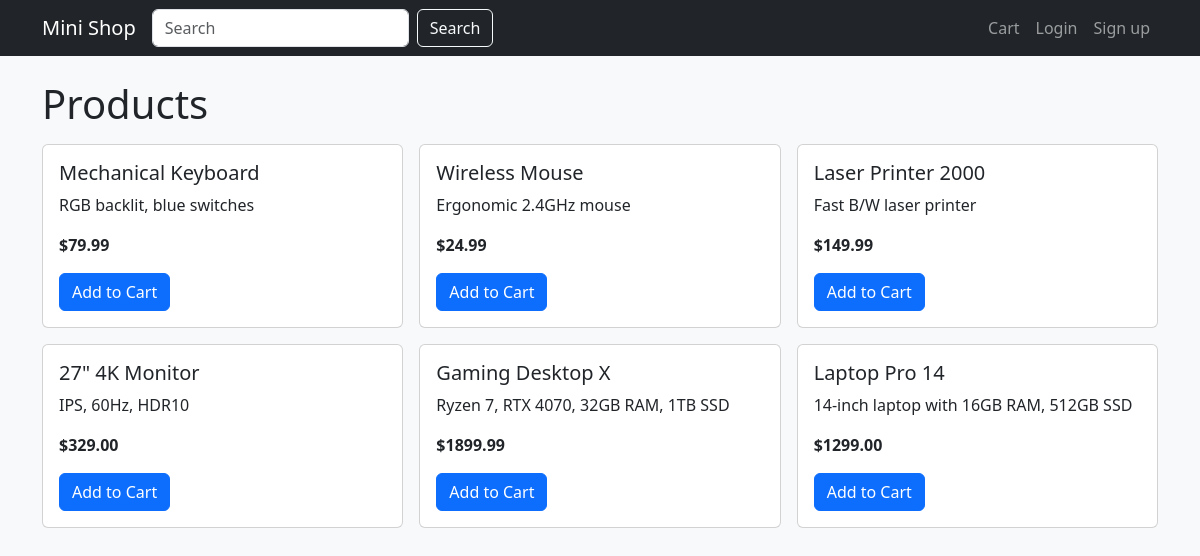
The page / on the database its author committed.
### tables this page shows
CREATE TABLE products (
            id INTEGER PRIMARY KEY AUTOINCREMENT,
            name TEXT NOT NULL,
            description TEXT,
            price REAL NOT NULL,
            stock INTEGER NOT NULL DEFAULT 0
        );

### app.py (the view)
@app.route("/")
def index():
    init_db_if_missing()
    q = request.args.get("q", "").strip()
    conn = get_db()
    if q:
        rows = conn.execute(
            "SELECT * FROM products WHERE name LIKE ? OR description LIKE ? ORDER BY id DESC",
            (f"%{q}%", f"%{q}%"),
        ).fetchall()
    else:
        rows = conn.execute("SELECT * FROM products ORDER BY id DESC").fetchall()
    return render_template("index.html", products=rows, q=q)

### app.py (called while the page is built)
def get_db():
    conn = sqlite3.connect(DB_PATH)
    conn.row_factory = sqlite3.Row
    return conn

def init_db_if_missing():
    if not DB_PATH.exists():
        from schema import create_schema, seed_data
        create_schema(DB_PATH)
        seed_data(DB_PATH)

### templates/index.html
{% extends "base.html" %}
{% block content %}
<h1 class="mb-3">Products</h1>
<div class="row g-3">
    {% for p in products %}
    <div class="col-md-4">
        <div class="card h-100">
            <div class="card-body">
                <h5 class="card-title">{{ p.name }}</h5>
                <p class="card-text">{{ p.description }}</p>
                <p class="card-text fw-bold">${{ '%.2f'|format(p.price) }}</p>
                <a href="{{ url_for('add_to_cart', pid=p.id) }}" class="btn btn-primary">Add to Cart</a>
            </div>
        </div>
    </div>
    {% endfor %}
</div>
{% endblock %}

### templates/base.html (shortened to what this page needs)
<!doctype html>
<html lang="en">
<head>
    <link href="https://cdn.jsdelivr.net/npm/bootstrap@5.3.3/dist/css/bootstrap.min.css" rel="stylesheet">
</head>
<body class="bg-light">
    <nav class="navbar navbar-expand-lg navbar-dark bg-dark mb-4">
        <div class="container">
            <a class="navbar-brand" href="{{ url_for('index') }}">Mini Shop</a>
            <form class="d-flex" role="search" action="{{ url_for('index') }}">
                <input class="form-control me-2" type="search" placeholder="Search" name="q" value="{{ q if q is defined else '' }}">
                <button class="btn btn-outline-light" type="submit">Search</button>
            </form>
            <ul class="navbar-nav ms-auto">
                <li class="nav-item"><a class="nav-link" href="{{ url_for('cart') }}">Cart</a></li>
                {% if session.get('user') %}
                    <li class="nav-item"><a class="nav-link" href="{{ url_for('my_orders') }}">My Orders</a></li>
                    <li class="nav-item"><a class="nav-link" href="{{ url_for('account') }}">Account</a></li>
                    {% if session.user.role == 'staff' %}
                    <li class="nav-item"><a class="nav-link" href="{{ url_for('fulfill') }}">Fulfill</a></li>
                    {% endif %}
                    <li class="nav-item"><a class="nav-link" href="{{ url_for('logout') }}">Logout</a></li>
                {% else %}
                    <li class="nav-item"><a class="nav-link" href="{{ url_for('login') }}">Login</a></li>
                    <li class="nav-item"><a class="nav-link" href="{{ url_for('signup') }}">Sign up</a></li>
                {% endif %}
            </ul>
        </div>
    </nav>
    <main class="container">
        {% block content %}{% endblock %}
    </main>
</body>
</html>

### rows shown on the page
products: name "Mechanical Keyboard", description "RGB backlit, blue switches", price "79.99"
products: name "Wireless Mouse", description "Ergonomic 2.4GHz mouse", price "24.99"
products: name "Laser Printer 2000", description "Fast B/W laser printer", price "149.99"
products: name "27\" 4K Monitor", description "IPS, 60Hz, HDR10", price "329.00"
products: name "Gaming Desktop X", description "Ryzen 7, RTX 4070, 32GB RAM, 1TB SSD", price "1899.99"
products: name "Laptop Pro 14", description "14-inch laptop with 16GB RAM, 512GB SSD", price "1299.00"
